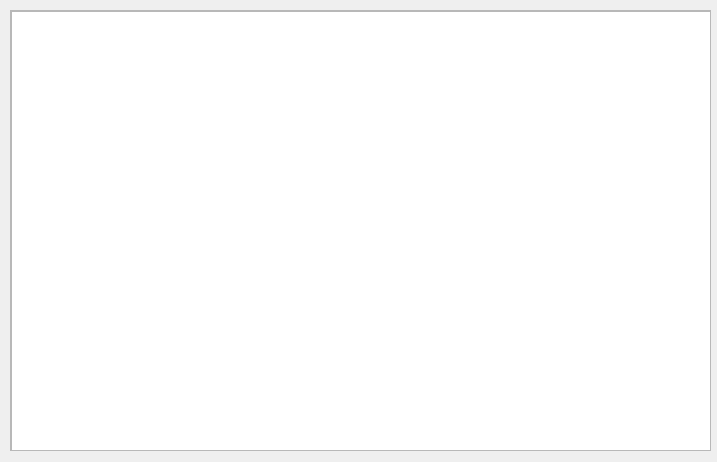
<?xml version="1.0" encoding="UTF-8"?>
<ui version="4.0">
 <class>DialogReservas</class>
 <widget class="QDialog" name="DialogReservas">
  <property name="geometry">
   <rect>
    <x>0</x>
    <y>0</y>
    <width>717</width>
    <height>462</height>
   </rect>
  </property>
  <property name="windowTitle">
   <string>Reservas</string>
  </property>
  <widget class="QScrollArea" name="scrollArea">
   <property name="geometry">
    <rect>
     <x>10</x>
     <y>10</y>
     <width>701</width>
     <height>441</height>
    </rect>
   </property>
   <property name="autoFillBackground">
    <bool>false</bool>
   </property>
   <property name="widgetResizable">
    <bool>true</bool>
   </property>
   <widget class="QWidget" name="scrollAreaWidgetContents">
    <property name="geometry">
     <rect>
      <x>0</x>
      <y>0</y>
      <width>699</width>
      <height>439</height>
     </rect>
    </property>
    <widget class="QWidget" name="widget" native="true">
     <property name="geometry">
      <rect>
       <x>0</x>
       <y>0</y>
       <width>701</width>
       <height>441</height>
      </rect>
     </property>
     <widget class="QTableView" name="tableView">
      <property name="geometry">
       <rect>
        <x>0</x>
        <y>0</y>
        <width>701</width>
        <height>441</height>
       </rect>
      </property>
     </widget>
    </widget>
   </widget>
  </widget>
 </widget>
 <resources/>
 <connections/>
</ui>
